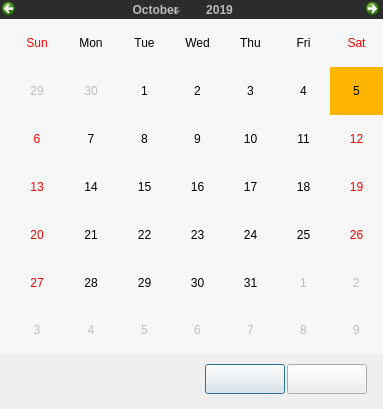
<?xml version="1.0" encoding="UTF-8"?>
<ui version="4.0">
 <class>pltCalendar</class>
 <widget class="QDialog" name="pltCalendar">
  <property name="geometry">
   <rect>
    <x>0</x>
    <y>0</y>
    <width>383</width>
    <height>409</height>
   </rect>
  </property>
  <property name="windowTitle">
   <string>Dialog</string>
  </property>
  <property name="styleSheet">
   <string notr="true">#pltCalendar[pltdismode =&quot;indoor&quot;] #widget,
#pltCalendar[pltdismode =&quot;indoor&quot;] #pltCalendar
{
	background-color:rgba(247, 247, 247, 1);
}

#pltCalendar[pltdismode =&quot;outdoor&quot;] #widget,
#pltCalendar[pltdismode =&quot;outdoor&quot;] #pltCalendar
{
	background-color:rgba(247, 247, 247, 1);
}

#pltCalendar[pltdismode =&quot;night&quot;] #widget,
#pltCalendar[pltdismode =&quot;night&quot;] #pltCalendar
{
	background-color:rgb(243,212,161);
}</string>
  </property>
  <property name="pltdismode" stdset="0">
   <string>indoor</string>
  </property>
  <widget class="QCalendarWidget" name="calendarWidget">
   <property name="geometry">
    <rect>
     <x>0</x>
     <y>0</y>
     <width>383</width>
     <height>354</height>
    </rect>
   </property>
   <property name="styleSheet">
    <string notr="true">
QCalendarWidget QWidget#qt_calendar_navigationbar
{
	background-color:rgba(44, 44, 44, 1);
}

#qt_calendar_prevmonth
{
	border-style:flat;
	background-image: url(:/bit/image/PrevButton.png);
}
#qt_calendar_prevmonth:pressed
{
	background-image: url(:/bit/image/PrevButton_click.png);
}
#qt_calendar_nextmonth
{
   border-style:flat;
	background-image: url(:/bit/image/NextButton.png);
}
#qt_calendar_nextmonth:pressed
{
	background-image: url(:/bit/image/NextButton_click.png);
}
#qt_calendar_monthbutton
{
	border-style:flat;
	background-color:rgba(44, 44, 44, 1);
	color:rgba(186, 186, 186, 1);
	font:75 20px &quot;Arial&quot;;
	font-weight:bold;
}

QCalendarWidget QTableView 
{
	padding-left:10px;
	background-color:rgba(247, 247, 247, 1);
	font:75 15px &quot;Arial&quot;;
	selection-background-color: rgba(255, 181, 0, 1);
	selection-color: black;
	
}

QCalendarWidget QTableView::item
{
	margin:10px 10px;
	color:red;
	background-color:red;
}

#pltCalendar[pltdismode=&quot;indoor&quot;] QCalendarWidget QWidget#qt_calendar_navigationbar
{
	background-color:rgba(44, 44, 44, 1);
}
#pltCalendar[pltdismode=&quot;outdoor&quot;] QCalendarWidget QWidget#qt_calendar_navigationbar
{
	background-color:rgba(44, 44, 44, 1);
}
#pltCalendar[pltdismode=&quot;night&quot;] QCalendarWidget QWidget#qt_calendar_navigationbar
{
	background-color:rgba(44, 44, 44, 1);
}

#pltCalendar[pltdismode=&quot;night&quot;] QCalendarWidget QTableView 
{
	  background-color:rgb(243,212,161);
	  alternate-background-color: rgb(243,212,161);
}

#pltCalendar[pltdismode=&quot;night&quot;] #qt_calendar_navigationbar
{
	background-color:rgb(243,212,161);
}



QMenu 
{
  background-color:rgb(89,87,87);
  width:100px;
}
QMenu::item 
{          
	   width:120px;        
	   font:75 15px &quot;Arial&quot;;
      color: rgb(225,225,225);
      background-color:rgb(89,87,87);
      padding-left:20px;
	   padding:10px 10px;
 }
QMenu::item:selected 
{ 
        background-color:rgb(235,110,36);
 }
QMenu::item:pressed
 {
          background-color: rgb(220,80,6); 
}


#qt_calendar_yearbutton
{
	border-style:flat;
	background-color:rgba(44, 44, 44, 1);
	color:rgba(186, 186, 186, 1);
	font:75 20px &quot;Arial&quot;;
	font-weight:bold;
	min-width:70px;
}

QSpinBox:focus
{
	color:rgba(186, 186, 186, 1);
	font:75 20px &quot;Arial&quot;;
	font-weight:bold;
	border-style:flat;
	background-color:rgba(0,0,0,0);
}

QSpinBox::up-button 
{
	border-image: url(:/bit/image/keyBoard/indoor/btn_up_w50_nor.png);
	margin:2px 2px;
	width:25px;
}
 
QSpinBox::down-button
{
	border-image:url(:/bit/image/keyBoard/indoor/btn_down_w50_nor.png);
	margin:2px 2px;
	width:25px;
}
</string>
   </property>
   <property name="locale">
    <locale language="English" country="UnitedStates"/>
   </property>
   <property name="selectedDate">
    <date>
     <year>2019</year>
     <month>10</month>
     <day>5</day>
    </date>
   </property>
   <property name="verticalHeaderFormat">
    <enum>QCalendarWidget::NoVerticalHeader</enum>
   </property>
  </widget>
  <widget class="QWidget" name="widget" native="true">
   <property name="geometry">
    <rect>
     <x>0</x>
     <y>0</y>
     <width>383</width>
     <height>409</height>
    </rect>
   </property>
   <property name="styleSheet">
    <string notr="true"/>
   </property>
   <widget class="QPushButton" name="pb_cancel">
    <property name="geometry">
     <rect>
      <x>205</x>
      <y>364</y>
      <width>80</width>
      <height>30</height>
     </rect>
    </property>
    <property name="styleSheet">
     <string notr="true">/********************indoor**********************/
#pltCalendar[pltdismode=&quot;indoor&quot;] QPushButton
{
	border-style:flat;
	background-image:url(:/bit/image/btn_cancel_w80_nor.png);
}
#pltCalendar[pltdismode=&quot;indoor&quot;] QPushButton:clicked
{
	border-style:flat;
	background-image:url(:/bit/image/btn_cancel_w80_click.png);
}
/********************outdoor**********************/
#pltCalendar[pltdismode=&quot;outdoor&quot;] QPushButton
{
	border-style:flat;
	background-image:url(:/bit/image/btn_cancel_w80_nor.png);
}
#pltCalendar[pltdismode=&quot;outdoor&quot;] QPushButton:clicked
{
	border-style:flat;
	background-image:url(:/bit/image/btn_cancel_w80_click.png);
}
/********************night**********************/
#pltCalendar[pltdismode=&quot;night&quot;] QPushButton
{
	border-style:flat;
	background-image:url(:/bit/image/cancel-normal_night.png);
}
#pltCalendar[pltdismode=&quot;night&quot;] QPushButton:clicked
{
	border-style:flat;
	background-image:url(:/bit/image/cancel-click_night.png);
}</string>
    </property>
    <property name="text">
     <string/>
    </property>
   </widget>
   <widget class="QPushButton" name="pb_ok">
    <property name="geometry">
     <rect>
      <x>287</x>
      <y>364</y>
      <width>80</width>
      <height>30</height>
     </rect>
    </property>
    <property name="styleSheet">
     <string notr="true">/********************indoor**********************/
#pltCalendar[pltdismode=&quot;indoor&quot;] QPushButton
{
	border-style:flat;
	background-image: url(:/bit/image/btn_ok_w80_nor.png);
}
#pltCalendar[pltdismode=&quot;indoor&quot;] QPushButton:clicked
{
	border-style:flat;
	background-image: url(:/bit/image/btn_ok_w80_click.png);
}
/********************outdoor**********************/
#pltCalendar[pltdismode=&quot;outdoor&quot;] QPushButton
{
	border-style:flat;
	background-image: url(:/bit/image/btn_ok_w80_nor.png);
}
#pltCalendar[pltdismode=&quot;outdoor&quot;] QPushButton:clicked
{
	border-style:flat;
	background-image: url(:/bit/image/btn_ok_w80_click.png);
}
/********************night**********************/
#pltCalendar[pltdismode=&quot;night&quot;] QPushButton
{
	border-style:flat;
	background-image:url(:/bit/image/oK-normal_night.png);
}
#pltCalendar[pltdismode=&quot;night&quot;] QPushButton:clicked
{
	border-style:flat;
	background-image:url(:/bit/image/oK-click_night.png);
}</string>
    </property>
    <property name="text">
     <string/>
    </property>
   </widget>
  </widget>
  <zorder>widget</zorder>
  <zorder>calendarWidget</zorder>
 </widget>
 <resources/>
 <connections/>
</ui>
